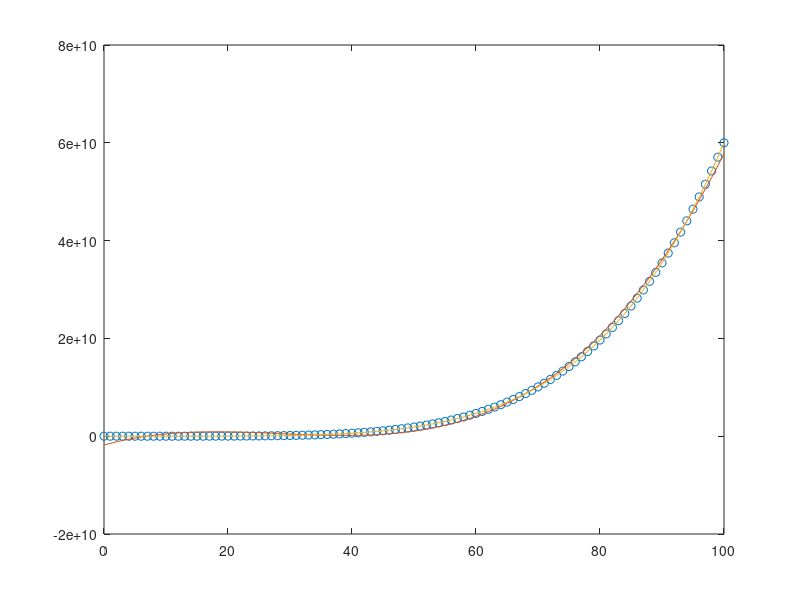

The MATLAB source for this figure:
p=[6 0 4 2 -7 10]
x1=0:100;
y0=polyval(p,x1);
p3=polyfit(x1, y0, 3)
y3=polyval(p3, x1);
p5=polyfit(x1, y0, 5)
y5=polyval(p5, x1);
plot(x1, y0, 'o')
hold on
plot(x1, y3)
plot(x1, y5)